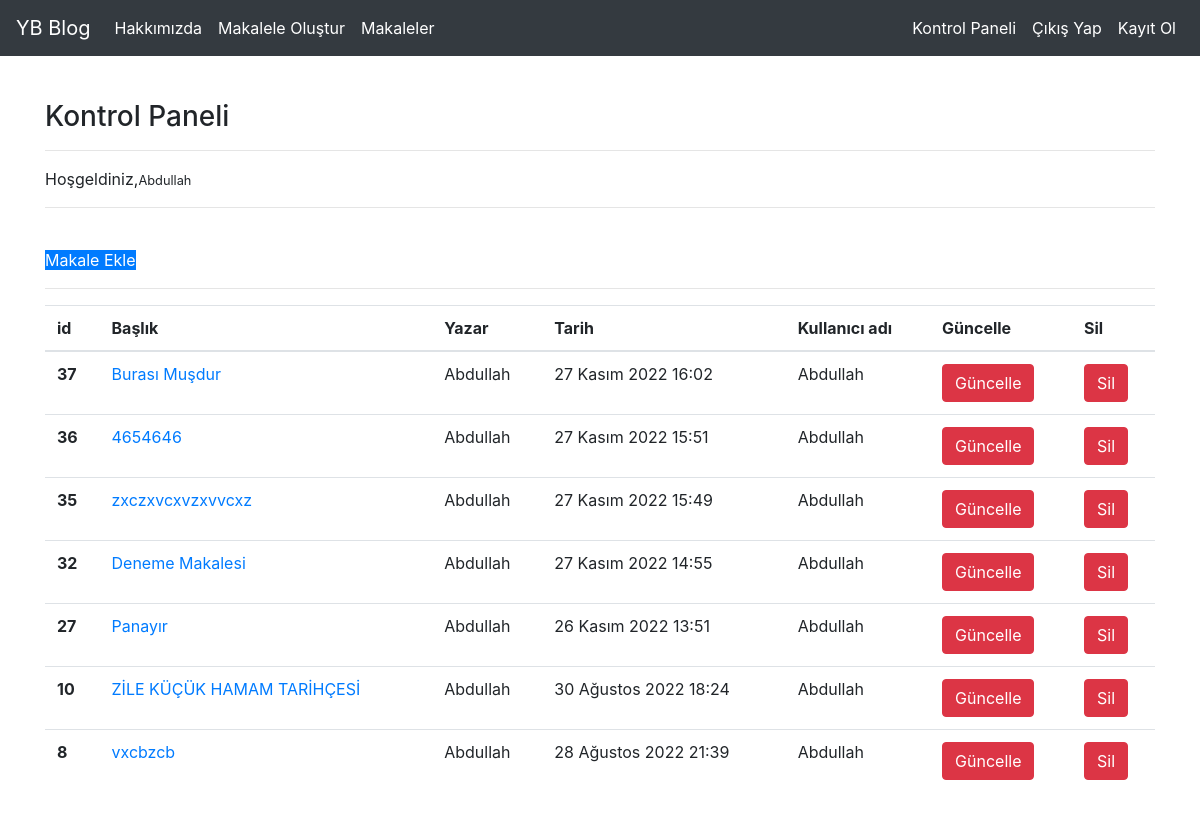
Screenshot of /articles/dashboard/ (signed in) with the database file from the repository.
### article/models.py (models this page shows, shortened)
class Article(models.Model):
    author = models.ForeignKey("auth.User",on_delete=models.CASCADE,verbose_name="Yazar")#user tablosunu işaret etmek için foreignkey diyoruz ve on_delete komutu userimiz yani kullanıcı silinirse kullanıcının oluşturduğu verilerde silinsin amacıyla kullanılıyor verbose_name="Yazar" komutu başlığı yazar olarak değiştiriyor
    title=models.CharField(max_length=50,verbose_name="Başlık")
    content=RichTextField()
    created_date = models.DateTimeField(auto_now_add=True,verbose_name="Oluşturulma Tarihi")#o anki tarihi otomatik ekleyecek şimdi admin paneline admin.py dosyasında ekleyelim
    article_image= models.FileField(blank=True,null=True,verbose_name="Makaleye Fotoğraf Ekleyin")#model değiştiği için terminalde  python manage.py makemigrations komutuyla django ya söylemeliyiz veritabanına işlemek içinde  python manage.py migrate komutunu yazalım
    class Meta():#makaleleri tarihe göre sıralamak için Meta clasını kullanalım django daki meta ordering e bakalım
       ordering=['-created_date'] #başına "-" koyduğumuzda en son eklenen makale ilk önce gösterilir ve model değiştiği için djanya komut isteminde makemigrations  komutuyla söyleyip migrate ile veri tabanına kaydedelim.

### article/views.py (the view)
# urls.py: path('dashboard/', views.dashboard,name="dashboard"),
@login_required(login_url="user:login")#dashboard den önce yazdığımız için dashboarda gitmek istediğimizde giriş yapmadığımızdabize hata verir o yüzden user altındaki login urlye gidelim
def dashboard(request):
    articles=Article.objects.filter(author=request.user)#sisteme kim girmişse onun article lerini alalım
    context={"articles":articles}#articles ile aldığımız article leri context diye sözlük değişkenine atadık ve render e gönderdik şimdi dashboard.html de gösterelim
    return render(request,"dashboard.html",context)

### templates/dashboard.html
{% extends "layout.html" %}
{% block body %}
<h3>Kontrol Paneli </h3>
<hr>
<p>
     Hoşgeldiniz,<small>{{request.user.username}}</small>
</p>
<hr><br>
<a class="button btn-primary" href= "/articles/addarticle">Makale Ekle</a>
<hr>
{% if articles %}
<table class="table">
     <thead>
       <tr>
         <th scope="col">id</th>
         <th scope="col">Başlık</th>
         <th scope="col">Yazar</th>
         <th scope="col">Tarih</th>
         <th scope="col">Kullanıcı adı</th>
         <th scope="col">Güncelle</th>
         <th scope="col">Sil</th>
       </tr>
     </thead>
     <tbody>
          {% for article in articles %}
          <tr>
               <th scope="row">{{article.id}}</th>
               <td><a href="/articles/article/{{article.id}}">{{article.title}}</a></td>
               <td>{{article.author.username}}</td>
               <td>{{article.created_date}}</td>
               <td>{{article.author.username}}</td>
               <td><a href="/articles/update/{{article.id}}" class="btn btn-danger">Güncelle</a></td>
               <td><a href="/articles/delete/{{article.id}}" class="btn btn-danger">Sil</a></td>
          </tr>
          {% endfor %}
     </tbody>
   </table>
{% else %}
<div class="alert alert-danger">Henüz Bir Makaleniz Bulunmuyor </div>
{% endif %}
{% endblock body %}

### rows the page displays
Article: id "37", title "Burası Muşdur", author.username "Abdullah", created_date "27 Kasım 2022 16:02"
Article: id "36", title "4654646", author.username "Abdullah", created_date "27 Kasım 2022 15:51"
Article: id "35", title "zxczxvcxvzxvvcxz", author.username "Abdullah", created_date "27 Kasım 2022 15:49"
Article: id "32", title "Deneme Makalesi", author.username "Abdullah", created_date "27 Kasım 2022 14:55"
Article: id "27", title "Panayır", author.username "Abdullah", created_date "26 Kasım 2022 13:51"
Article: id "10", title "ZİLE KÜÇÜK HAMAM TARİHÇESİ", author.username "Abdullah", created_date "30 Ağustos 2022 18:24"
Article: id "8", title "vxcbzcb", author.username "Abdullah", created_date "28 Ağustos 2022 21:39"

### other values shown
{{ request.user.username }} "Abdullah"
